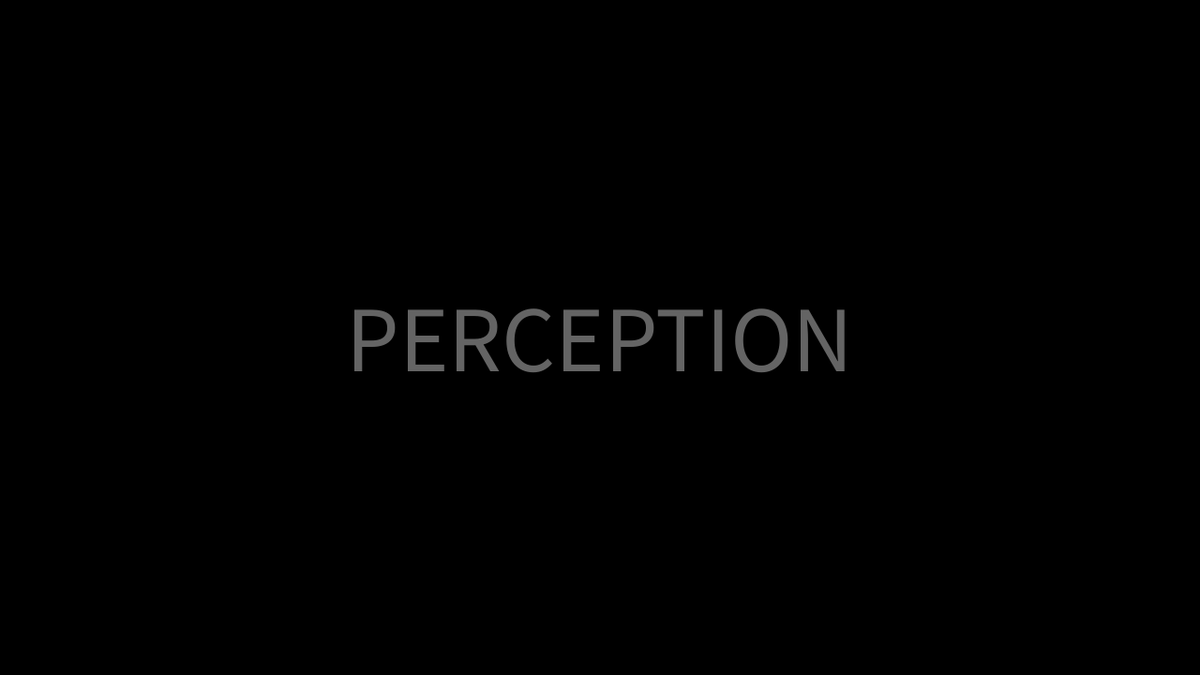
Frame 1 (no input)
Frame 60 (the mouse pressed at the canvas centre just before this capture): identical to frame 1, image omitted
Frame 120 (the mouse held since frame 60 and released just before this capture): identical to frame 1, image omitted

The Processing sketch that drew this single still picture (run headless with seeded random() and noise(); from frame 60 on, the mouse is pressed at the canvas centre):

// Processing sketch: circles_grow_animation
// ── circles_grow_animation.pde

float scale;
float r,g,b;
float w,h;
float txt;

void setup () {
  size(1280,720);
background(0);
scale= frameCount;
r=0;
g=0;
b=0;

w=width/2;
h=height/2;

txt=50;

   

}

void draw() {
  
 
  
  //background(0);
  
  fill(0,0,0,50);
  noStroke();
  ellipse(w +15, h+20, scale, scale);
  scale=scale+5;
 
   scale=scale+5;
  fill(r,g,b);
  noStroke();
  ellipse(w, h, scale, scale);
 
  
  textSize(txt+2);
  translate(0,0);
  fill(0,0,0,20);
  textAlign(CENTER, CENTER);

  text("PERCEPTION",w+15,h+15);
  
  
  textSize(txt*2);
  translate(0,0);
  fill(255,255,255,100);
  textAlign(CENTER, CENTER);

  text("PERCEPTION",w,h);
  
   
  
  }

void keyPressed() {
  if(key=='s') {
    scale=random(0,500)+10;}
    
    if(key=='s'){
       r=random(255);
       g=random(255);
       b=random(255);
       
       if(key=='s') {
    txt=random(0,500);}
    }
    
     if(key=='a') {
       r=0;
       g=0;
       b=0;
     }
    
    
  

}
  
  
